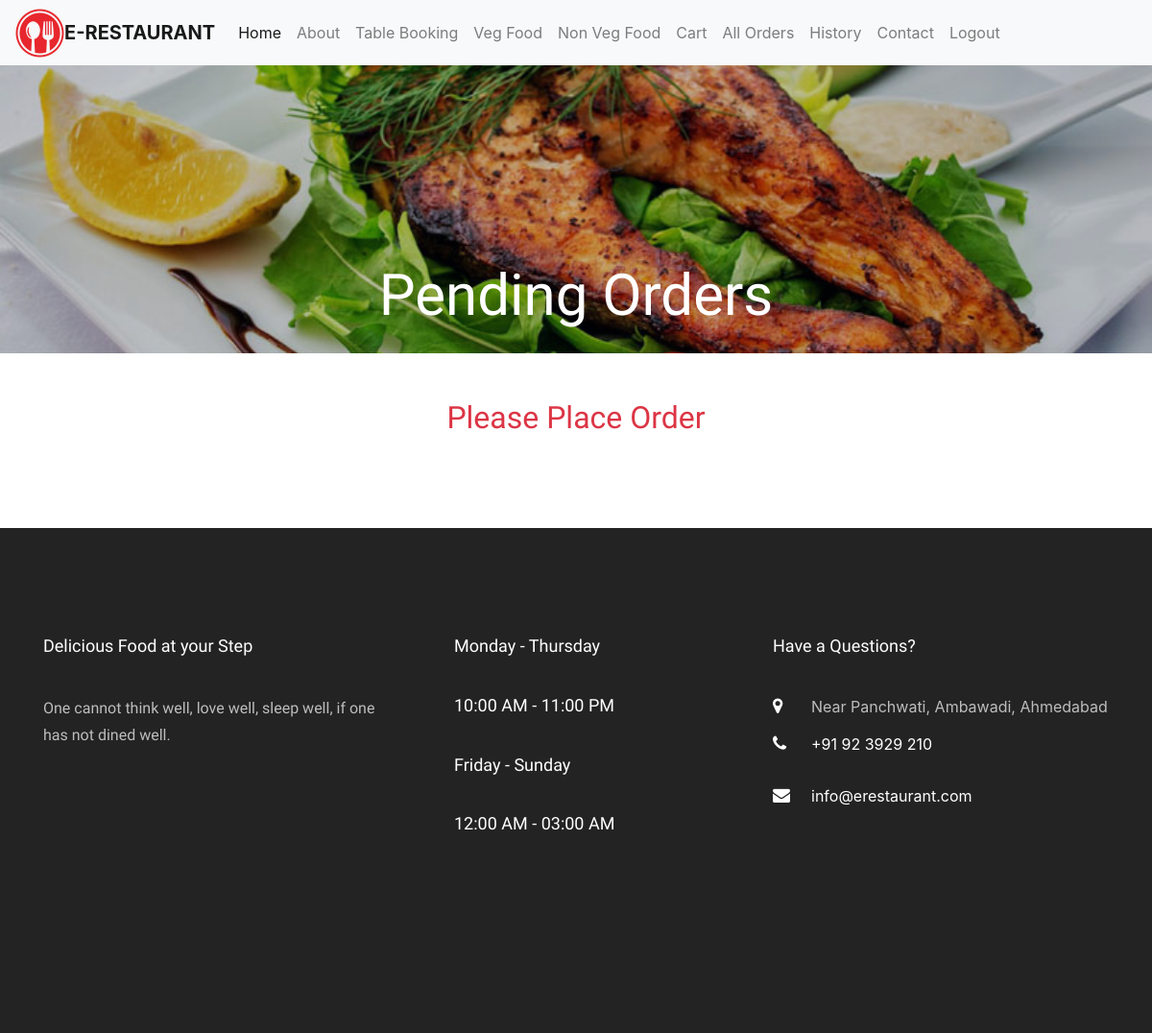
Before: /Orders/ (signed in) with the older database file.
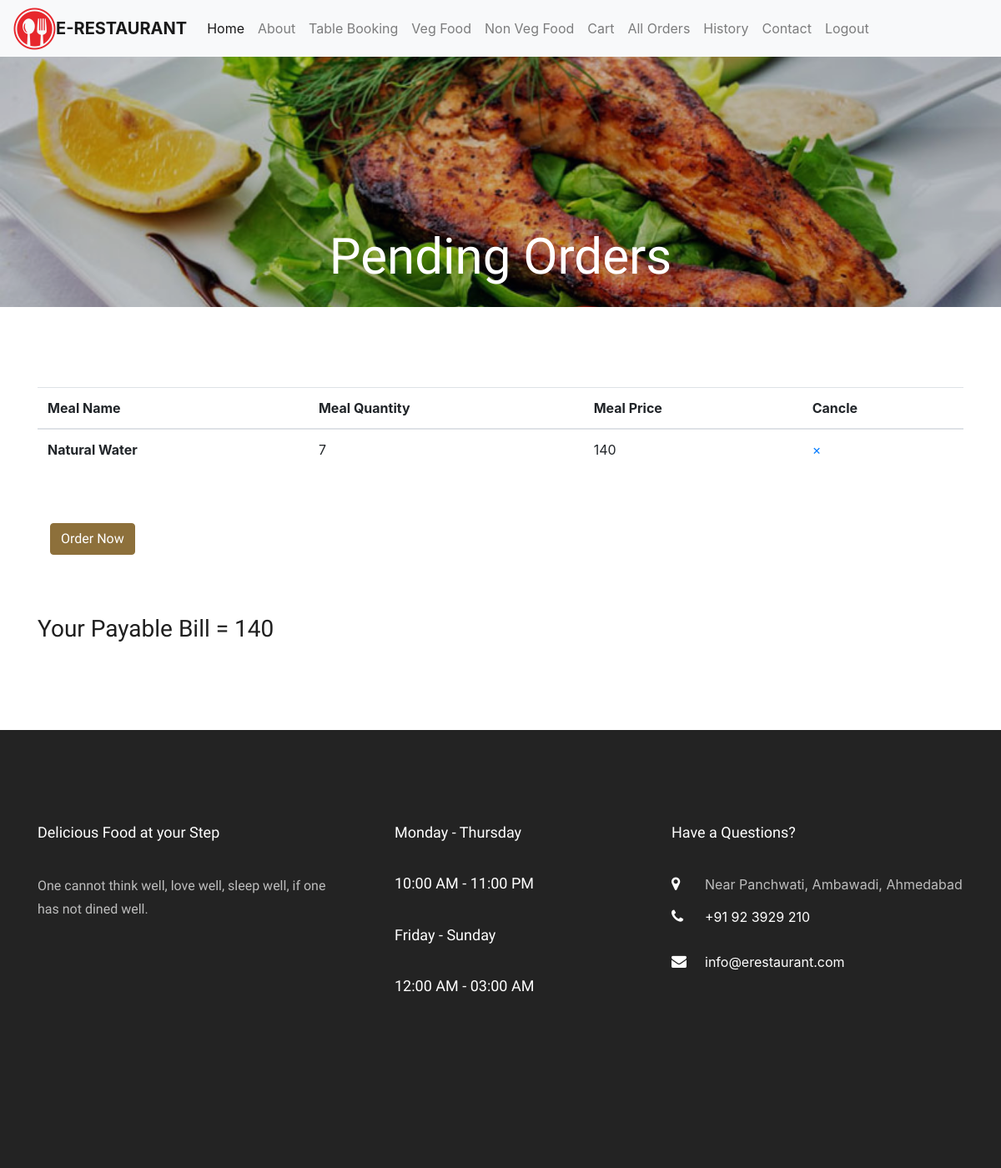
After: the same page with the newer database file.
### app1/models.py (models this page shows, shortened)
class Orders(models.Model):
    user_name = models.ForeignKey(Site_User, on_delete=models.CASCADE)
    meal_name = models.CharField(max_length=100,default="")
    meal_qty = models.PositiveIntegerField(default=1)
    meal_price = models.PositiveIntegerField(default=0)
    qrimage = models.ImageField(upload_to='qrimage',blank=True,null=True)

### app1/views.py (the view)
# urls.py: path('Orders/',views.orders,name='order'),
def orders(request):
    if 'user' in request.session:
        tot = 0
        user = Site_User.objects.get(email=request.session['user'])
        show_data = Orders.objects.all().filter(user_name=user)
        for i in show_data:
            tot += i.meal_price
        request.session['Order_total']=tot
        return render(request,'orders.html',{'data':show_data,'total':tot,'User':user.name})
    else:
        return redirect('login')

### app1/templates/orders.html (shortened to what this page needs)
{% extends 'base.html' %}
{% load static %}
{% block content %}
<div class="hero-wrap" style="background-image: url({% static 'images/menu-5.jpg' %});">
  <div class="overlay"></div>
  <div class="container">
    <div class="row no-gutters slider-text d-flex align-itemd-end justify-content-center">
      <div class="col-md-9 ftco-animate text-center d-flex align-items-end justify-content-center">
        <div class="text">
          <h1 class="mb-4 bread">Pending Orders</h1>
        </div>
      </div>
    </div>
  </div>
</div>
{% if data %}
<section class="ftco-section">
  <div class="container">
    <div class="row d-flex">
      <div class="col-md-12 d-flex align-self-stretch ftco-animate">
        <table class="table table-hover">
          <thead>
            <tr>
              <th scope="col">Meal Name</th>
              <th scope="col">Meal Quantity</th>
              <th scope="col">Meal Price</th>
              <th scope="col">Cancle</th>
            </tr>
          </thead>
          <tbody>
            {% for d in data %}
            <tr>
              <th scope="row">{{d.meal_name}}</th>
              <td>{{d.meal_qty}}</td>
              <td>{{d.meal_price}}</td>
              <td> <span onclick="this.parentElement.style.display='none'"
                  class="w3-bar-item w3-button w3-white w3-xlarge w3-right"><a
                    href="{% url 'cart_remove' d.id %}">×</a></span>
              </td>
            </tr>
            {%endfor%}
          </tbody>
        </table>
      </div>
      <div class="col-md-12 d-flex align-self-stretch ftco-animate">
        <div class="col-md-12 room-single ftco-animate mb-5 mt-5">
          <h4 class="mb-4">
            <a href="{% url 'emailcall' %}" class="btn btn-primary">Order Now</a>
        </div>
      </div>
      <div class="col-md-12 d-flex align-self-stretch ftco-animate">
        <h3> Your Payable Bill = {{ total }}</h3>
      </div>
    </div>
  </div>
</section>
<div class="text-center m-5">
  <h2 class="text-danger"> Please Place Order </h2>
</div>
{% endblock %}

Changed rows visible on the page:
added Orders: meal_name "Natural Water", meal_qty "7", meal_price "140"
Other visible differences:
{{ total }}: (not shown) → "140"
text no longer shown: "Please Place Order"
text now shown: "Meal Name Meal Quantity Meal Price Cancle Order Now Your Payable Bill ="
